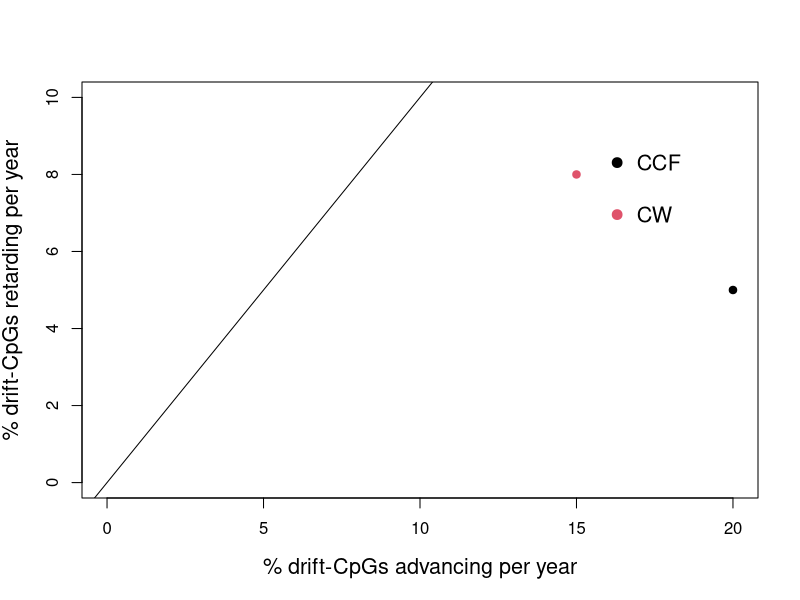
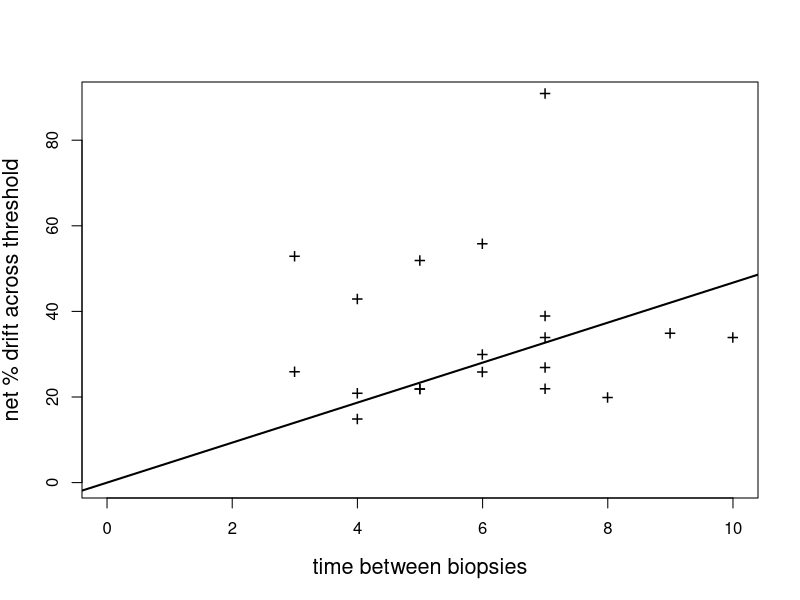

Write R code to recreate these figures, in order.
## Fig_S3
r12 = c(0.43, 0.22, 0.56, 0.53, 0.22, 0.27, 0.21, 0.20, 0.26, 0.30)
r21 = c(0.04, 0.07, 0.13, 0.04, 0.08, 0.04, 0.04, 0.05, 0.11, 0.04)
dage.ccf = c(4,5,6,3,5,7,4,8,6,6)
# r12 = r12/dage.ccf
# r21 = r21/dage.ccf

R12 = c(0.26, 0.91, 0.34, 0.39, 0.34, 0.52, 0.15, 0.05, 0.22, 0.35)
R21 = c(0.06, 0.00, 0.02, 0.02, 0.06, 0.04, 0.08, 0.24, 0.03, 0.04)
dage.cw = c(3,7,10,7,7,5,4,8,7,9)
# R12 = R12/dage.cw
# R21 = R21/dage.cw

plot(100*r12,100*r21,pch=19,xlim=c(0,20),ylim=c(0,10),
     xlab='% drift-CpGs advancing per year',
     ylab='% drift-CpGs retarding per year',cex.lab=1.3)
points(100*R12,100*R21,pch=19,col=2)
abline(0,1)
legend("topright",c("CCF","CW"),col=c(1,2),pch=c(19,19),bty='n',y.intersp = 2,inset=.1,cex=1.3)

## alternative plot

plot(c(dage.ccf,dage.cw[-8]),100*c(r12,R12[-8])-c(r21,R21[-8]),pch='+',col=1,xlab='time between biopsies',
     xlim=c(0,10), ylim=c(0,90), ylab='net % drift across threshold',cex=1.3,cex.lab=1.3)
# points(c(dage.ccf,dage.cw[-8]),c(r21,R21[-8]),cex=1.3)
abline(lm(100*(c(r12,R12[-8])-c(r21,R21[-8])) ~ 0 + c(dage.ccf,dage.cw[-8])),lwd=2)

